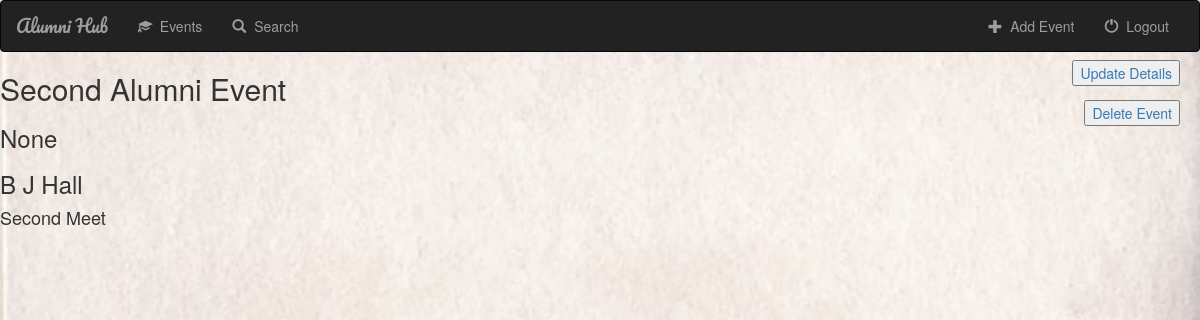
/events/3/ (signed in), run on the app's committed database.
### events/models.py (models this page shows, shortened)
class Events(models.Model):
    event_name = models.CharField(max_length=50)
    day = models.DateField(null=True)
    location = models.TextField(max_length=100)
    description = models.TextField()

### events/views.py (the view)
# urls.py: url(r'^(?P<pk>[0-9]+)/$', views.eventDetails, name='details'),
def eventDetails(request, pk):
    if request.user.is_authenticated:
        event = Events.objects.get(pk=pk)
        return render(request, 'events/eventDetails.html', {'event': event})
    else:
        return redirect('/login/')

### events/templates/events/eventDetails.html
{% extends 'sign_in/base.html' %}
{% block body %}
<h2>{{ event.event_name }}</h2>
<h3>{{ event.day }}</h3>
<h3>{{ event.location }}</h3>
<h4>{{ event.description }}</h4>
{% if request.user.is_superuser %}
  <div>
    <a href="{% url 'events:update' event.id %}"><button style="position: absolute; right:20px;top:60px">Update Details</button></a>
  </div>
  <div>
    <a href="{% url 'events:delete' event.id %}"><button style="position: absolute; right:20px;top:100px">Delete Event</button></a>
  </div>
{% endif %}
{% endblock %}

### static/music/style.css (style rules this page uses)
body { background: white url("images/background.png"); background-size: cover; }

### data on the page
Events: event_name "Second Alumni Event", day "None", location "B J Hall", description "Second Meet"
